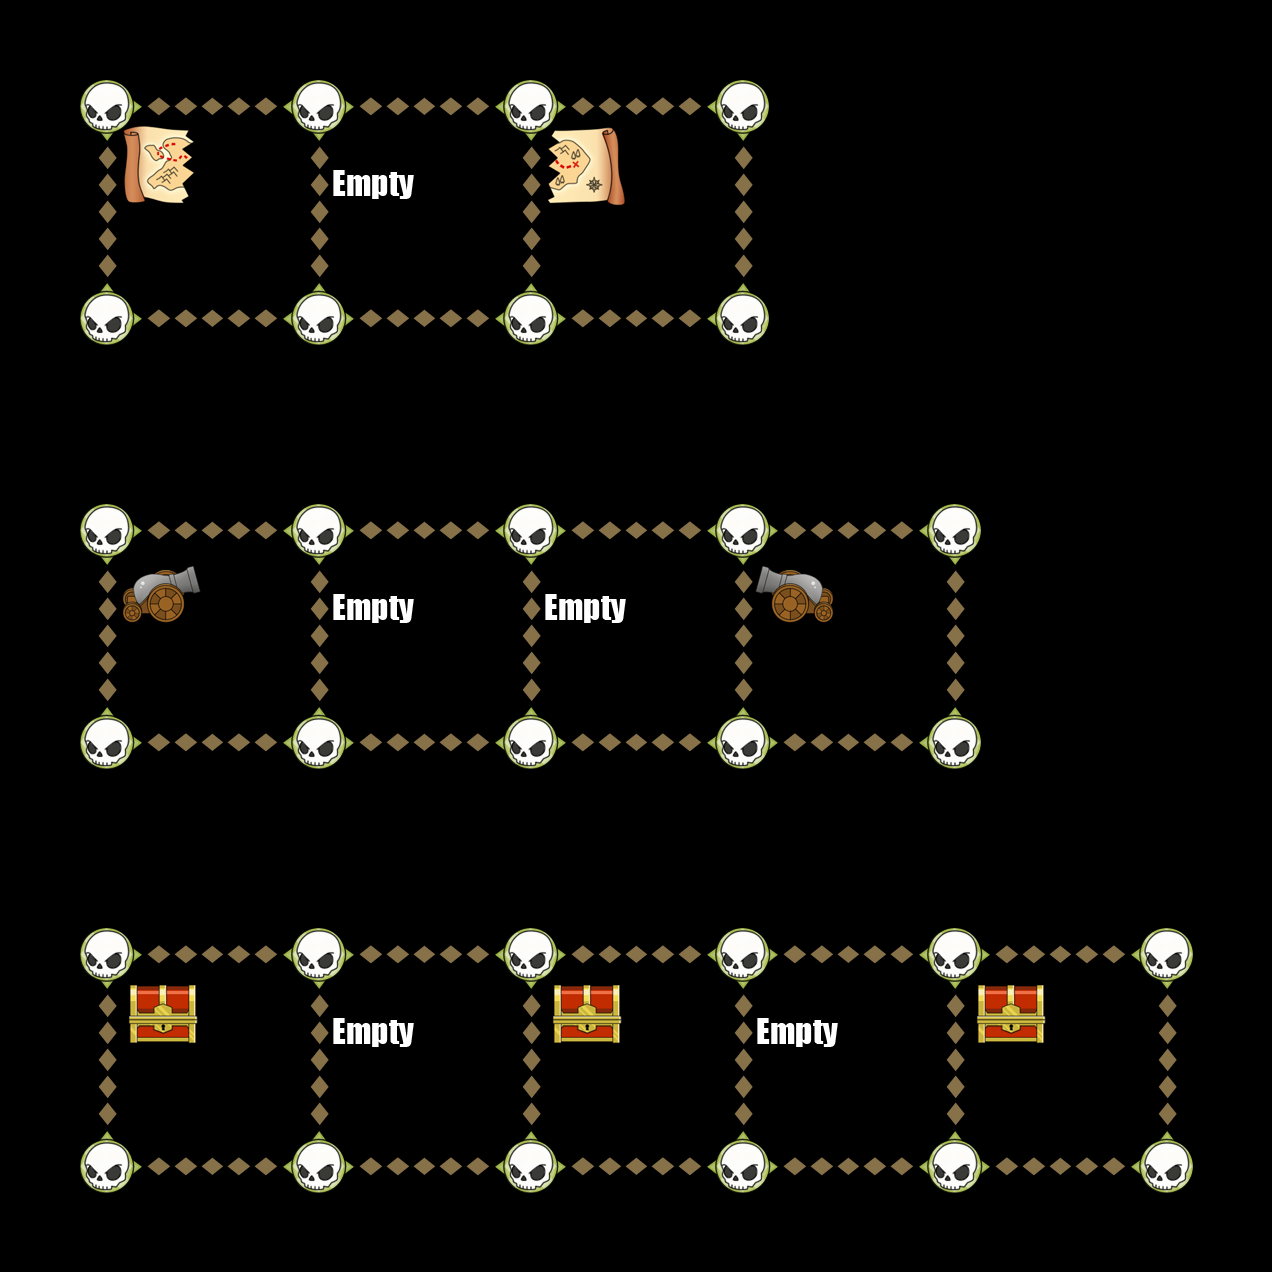

The image is a tile-based game level rendered from a .tmx file. Its description and source (layers, tilesets, objects; grid data summarised) follow:
An orthogonal 6x6 tile map with 212x212 px tiles, 6 tile layers (Down, Up, Left, Right, ...).

<map version="1.0" orientation="orthogonal" width="6" height="6" tilewidth="212" tileheight="212">
 <tileset firstgid="1" name="TileGraphic_Final-ipadhd" tilewidth="212" tileheight="212">
  <image source="TileGraphic_Final-ipadhd.png" width="636" height="1060" />
  <tile id="0">
   <properties>
    <property name="LineFilled" value="True" />
   </properties>
  </tile>
  <tile id="2">
   <properties>
    <property name="Item" value="TreasureBox" />
   </properties>
  </tile>
  <tile id="4">
   <properties>
    <property name="RowFilled" value="True" />
   </properties>
  </tile>
  <tile id="6">
   <properties>
    <property name="Item" value="CannonLeft" />
   </properties>
  </tile>
  <tile id="7">
   <properties>
    <property name="Item" value="ShipRight" />
   </properties>
  </tile>
  <tile id="8">
   <properties>
    <property name="Item" value="MapOne" />
   </properties>
  </tile>
  <tile id="9">
   <properties>
    <property name="Item" value="CannonRight" />
   </properties>
  </tile>
  <tile id="10">
   <properties>
    <property name="Item" value="ShipLeft" />
   </properties>
  </tile>
  <tile id="11">
   <properties>
    <property name="Item" value="MapTwo" />
   </properties>
  </tile>
  <tile id="12">
   <properties>
    <property name="Item" value="Empty" />
   </properties>
  </tile>
  <tile id="13">
   <properties>
    <property name="Item" value="Skull" />
   </properties>
  </tile>
  <tile id="14">
   <properties>
    <property name="Item" value="Fog" />
   </properties>
  </tile>
 </tileset>
 <layer name="Down" width="6" height="6">
  <data>[36 cells, 15 non-empty, 1 distinct tile ids]</data>
 </layer>
 <layer name="Up" width="6" height="6">
  <data>[36 cells, 15 non-empty, 1 distinct tile ids]</data>
 </layer>
 <layer name="Left" width="6" height="6">
  <data>[36 cells, 24 non-empty, 1 distinct tile ids]</data>
 </layer>
 <layer name="Right" width="6" height="6">
  <data>[36 cells, 24 non-empty, 1 distinct tile ids]</data>
 </layer>
 <layer name="Dots" width="6" height="6">
  <data>[36 cells, 30 non-empty, 1 distinct tile ids]</data>
 </layer>
 <layer name="Items" width="6" height="6">
  <data>[36 cells, 12 non-empty, 6 distinct tile ids]</data>
 </layer>
</map>
